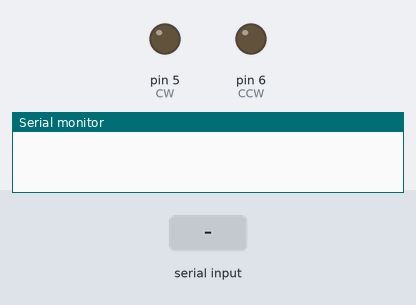
A sketch run on a simulated Arduino Uno, built with avr-gcc and run on an emulated ATmega328P. Shown: output pins drawn as LEDs (lit = HIGH), the last lines printed to the serial monitor. Dashed ring = blinking. The test bench sets the inputs (shaded band).

Above: at 1.2 s.
1.3 s: "CW\n" received over Serial
At 1.46 s:
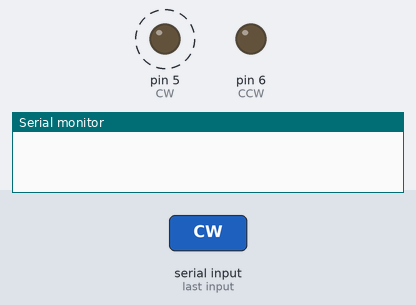
4.3 s: "CCW\n" received over Serial
At 4.46 s:
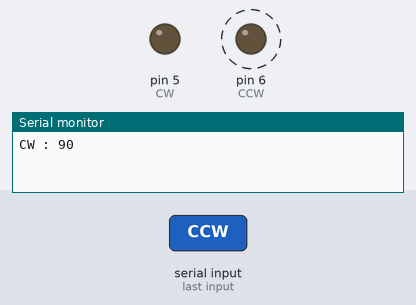
Timing chart, 0 to 8.3 s (numbered marks = the images above; inputs shaded):
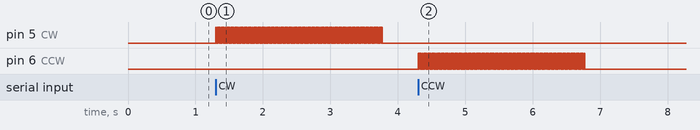

The sketch:

robotmove.ino
```cpp
#define CW 5
#define CCW 6
#define RIGHT_SENSOR_PIN 11   // Right photomicrosensor pin
#define LEFT_SENSOR_PIN 10   // Left photomicrosensor pin

int stepDelay = 10000;
bool whenReset = true;
bool motorStopped = false;

void rotateCW(int angleDegrees) {
  int steps = angleDegrees / 0.72;

  for (int i = 0; i < steps; i++) {
    digitalWrite(CW, HIGH);
    delayMicroseconds(stepDelay);
    digitalWrite(CW, LOW);
    delayMicroseconds(stepDelay);
  }
}

void rotateCCW(int angleDegrees) {
  int steps = angleDegrees / 0.72;

  for (int i = 0; i < steps; i++) {
    digitalWrite(CCW, HIGH);
    delayMicroseconds(stepDelay);
    digitalWrite(CCW, LOW);
    delayMicroseconds(stepDelay);
  }
}

void stopMotor() {
  digitalWrite(CW, LOW);
  digitalWrite(CCW, LOW);
}

void frame180() {
  while (digitalRead(RIGHT_SENSOR_PIN) == HIGH) {
    // Rotating CCW until right sensor is interrupted
    rotateCCW(5); // Jump start it with a small angle
  }
  delay(1000); // delay for stability

  while (digitalRead(LEFT_SENSOR_PIN) == HIGH) {
    // Rotating CW until left sensor is interrupted
    rotateCW(5); // Rotating by a small angle
  }
  delay(1000); // Waiting for stability
}

void reset() {
  if (whenReset) {
    while (digitalRead(RIGHT_SENSOR_PIN) == HIGH) {
      rotateCCW(5); // Rotating CCW until right sensor is interrupted
    }
    delay(1000); // delay for stability

    if (digitalRead(RIGHT_SENSOR_PIN) == LOW) {
      // Rotating 8 degrees CW
      whenReset = false;
      delay(2000);
      rotateCW(8);
      delay(2000); // Delay for stability
      stopMotor();
    }
  }
}

void robotMovingStart() {
  if (!motorStopped) {
    while (digitalRead(LEFT_SENSOR_PIN) == HIGH) {
      rotateCW(5); // Rotating CW until left sensor is interrupted
    }
    delay(1000); // delay for stability

    if (digitalRead(LEFT_SENSOR_PIN) == LOW) {
      // Rotating 8 degrees CCW
      motorStopped = false;
      delay(2000);
      rotateCCW(8);
      delay(2000); // Delay for stability
      stopMotor();
    }
  }
}

void setup() {
  pinMode(CW, OUTPUT);
  pinMode(CCW, OUTPUT);
  pinMode(RIGHT_SENSOR_PIN, INPUT_PULLUP);
  pinMode(LEFT_SENSOR_PIN, INPUT_PULLUP);
  Serial.begin(115200);
}

void loop() {
  if (Serial.available() > 0) {
    String command = Serial.readStringUntil('\n');
    command.trim();

    if (command == "CW" || command == "CCW" || command == "STOP" || command == "RESET" || command == "MOVE" || command == "STATUS") {
      if (command == "CW") {
        rotateCW(90); // Rotate 90 degrees clockwise
        motorStopped = true;
        Serial.println("CW : 90");

      } else if (command == "CCW") {
        whenReset = false;
        rotateCCW(90); // Rotate 90 degrees counterclockwise
        motorStopped = true;
        Serial.println("CCW : 90");

      } else if (command == "STOP") {
        stopMotor();
        Serial.println("STOPPED");

      } else if (command == "STATUS") {
        Serial.println(motorStopped ? "Stopped" : "Moving");

      } else if (command == "RESET") {
        reset();
        Serial.println("HOME BASE");

      } else if (command == "MOVE") {
        robotMovingStart();
        Serial.println("STARTED MOVING");
      }
    }
  }
}
```

Measured:
- after the input at 1.3 s, pin 5 (CW): alternates HIGH for 0.01 s and LOW for 0.01 s, 248 changes in all, then stays LOW, starting at once
- after the input at 4.3 s, pin 6 (CCW): alternates HIGH for 0.01 s and LOW for 0.01 s, 248 changes in all, then stays LOW, starting at once
